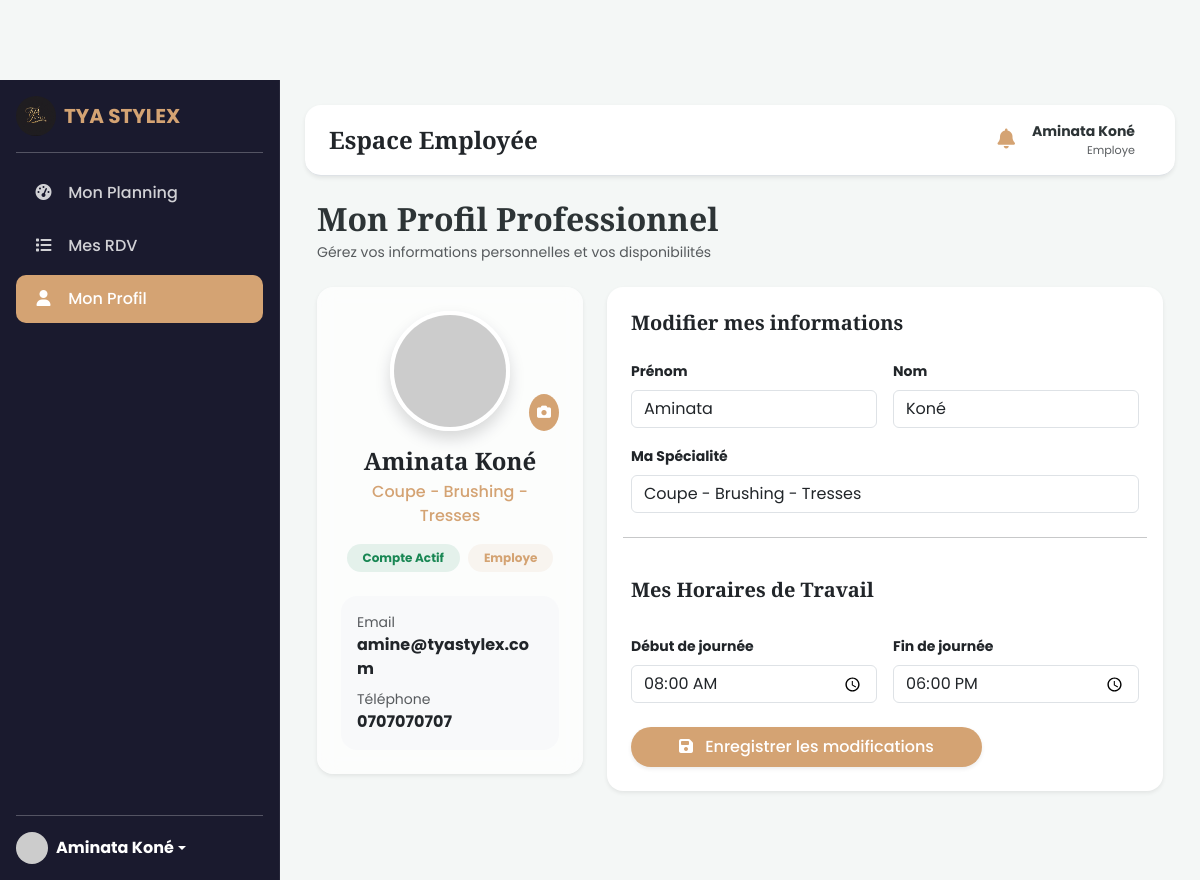
The page /pages/employe/profil.php (signed in) on the database its author committed.
### tables this page shows
CREATE TABLE `employes` (
  `id_employe` int(11) NOT NULL,
  `id_utilisateur` int(11) NOT NULL,
  `specialite` varchar(100) DEFAULT NULL,
  `disponibilite` enum('disponible','occupe','conges','absente') DEFAULT 'disponible',
  `horaire_debut` time DEFAULT '08:00:00',
  `horaire_fin` time DEFAULT '18:00:00',
  `commission` decimal(5,2) DEFAULT 0.00,
  `date_embauche` date DEFAULT NULL
);

CREATE TABLE `utilisateurs` (
  `id_utilisateur` int(11) NOT NULL,
  `nom` varchar(50) NOT NULL,
  `prenom` varchar(50) NOT NULL,
  `email` varchar(100) NOT NULL,
  `mot_de_passe` varchar(255) NOT NULL,
  `telephone` varchar(20) DEFAULT NULL,
  `adresse` text DEFAULT NULL,
  `avatar` varchar(255) DEFAULT NULL,
  `role` enum('client','employe','admin') DEFAULT 'client',
  `statut` enum('actif','inactif','suspendu') DEFAULT 'actif',
  `date_inscription` datetime DEFAULT current_timestamp(),
  `derniere_connexion` datetime DEFAULT NULL
);

### pages/employe/profil.php (the view, shortened to what this page needs)
<?php
require_once dirname(__DIR__, 2) . '/php/config/database.php';
$user_id = $_SESSION['user_id'];
try {
    $stmt = $pdo->prepare("
        SELECT u.*, e.specialite, e.horaire_debut, e.horaire_fin, e.disponibilite
        FROM utilisateurs u
        JOIN employes e ON u.id_utilisateur = e.id_utilisateur
        WHERE u.id_utilisateur = :id
    ");
    $stmt->execute(['id' => $user_id]);
    $user = $stmt->fetch();
} catch(PDOException $e) {
    die("Erreur de chargement du profil");
}
include dirname(__DIR__, 2) . '/includes/header.php';
?>
<div class="container-fluid">
    <div class="mb-4">
        <h2 class="playfair fw-bold mb-1">Mon Profil Professionnel</h2>
        <p class="text-muted small">Gérez vos informations personnelles et vos disponibilités</p>
    </div>
    <div class="row g-4">
        <div class="col-lg-4">
            <div class="card border-0 shadow-sm rounded-4 p-4 text-center glass-card">
                <div class="position-relative d-inline-block mb-3">
                    <?php
                    $avatar = !empty($user['avatar']) ? $user['avatar'] : 'https://ui-avatars.com/api/?name='.urlencode($user['prenom'].'+'.$user['nom']).'&background=d4a373&color=fff';
                    ?>
                    <img src="<?php echo htmlspecialchars($avatar); ?>" alt="Avatar" class="rounded-circle border border-4 border-white shadow" style="width:120px; height:120px; object-fit: cover;">
                    <button class="btn btn-primary btn-sm rounded-circle position-absolute bottom-0 end-0 p-2" title="Changer l'avatar">
                        <i class="fas fa-camera"></i>
                    </button>
                </div>
                <h4 class="fw-bold mb-1"><?php echo htmlspecialchars($user['prenom'] . ' ' . $user['nom']); ?></h4>
                <p class="text-primary fw-medium mb-3"><?php echo htmlspecialchars($user['specialite']); ?></p>
                <div class="d-flex justify-content-center gap-2 mb-4">
                    <span class="badge badge-soft-success rounded-pill px-3 py-2">Compte Actif</span>
                    <span class="badge badge-soft-primary rounded-pill px-3 py-2"><?php echo ucfirst($user['role']); ?></span>
                </div>
                <div class="text-start bg-light p-3 rounded-4">
                    <div class="mb-2">
                        <small class="text-muted d-block">Email</small>
                        <span class="fw-bold"><?php echo htmlspecialchars($user['email']); ?></span>
                    </div>
                    <div>
                        <small class="text-muted d-block">Téléphone</small>
                        <span class="fw-bold"><?php echo htmlspecialchars($user['telephone']); ?></span>
                    </div>
                </div>
            </div>
        </div>
        <div class="col-lg-8">
            <div class="card border-0 shadow-sm rounded-4 p-4 h-100">
                <h5 class="playfair fw-bold mb-4">Modifier mes informations</h5>
                <form action="#" method="POST">
                    <div class="row g-3">
                        <div class="col-md-6">
                            <label class="form-label small fw-bold">Prénom</label>
                            <input type="text" class="form-control" value="<?php echo htmlspecialchars($user['prenom']); ?>">
                        </div>
                        <div class="col-md-6">
                            <label class="form-label small fw-bold">Nom</label>
                            <input type="text" class="form-control" value="<?php echo htmlspecialchars($user['nom']); ?>">
                        </div>
                        <div class="col-md-12">
                            <label class="form-label small fw-bold">Ma Spécialité</label>
                            <input type="text" class="form-control" value="<?php echo htmlspecialchars($user['specialite']); ?>">
                        </div>
                        <hr class="my-4">
                        <h5 class="playfair fw-bold mb-3">Mes Horaires de Travail</h5>
                        <div class="col-md-6">
                            <label class="form-label small fw-bold">Début de journée</label>
                            <input type="time" class="form-control" value="<?php echo $user['horaire_debut']; ?>">
                        </div>
                        <div class="col-md-6">
                            <label class="form-label small fw-bold">Fin de journée</label>
                            <input type="time" class="form-control" value="<?php echo $user['horaire_fin']; ?>">
                        </div>
                        <div class="col-md-12 mt-4">
                            <button type="button" class="btn btn-primary px-5 py-2 rounded-pill shadow-sm">
                                <i class="fas fa-save me-2"></i> Enregistrer les modifications
                            </button>
                        </div>
                    </div>
                </form>
            </div>
        </div>
    </div>
</div>
<?php include dirname(__DIR__, 2) . '/includes/footer.php'; ?>

### assets/css/style.css (style rules this page uses)
:root { --primary-color: #d4a373; --primary-dark: #b88352; --secondary-color: #2c3e50; --dark-bg: #1a1a2e; --light-bg: #f8f9fa; --text-dark: #2d3436; --text-light: #f5f5f5; --transition: all 0.3s ease; --shadow: 0 10px 30px rgba(0, 0, 0, 0.1); --shadow-hover: 0 15px 40px rgba(0, 0, 0, 0.15); }
* { margin: 0; padding: 0; box-sizing: border-box; }
body { font-family: 'Poppins', sans-serif; color: var(--text-dark); overflow-x: hidden; padding-top: 80px; }
h1, h2, h3, h4, h5, h6 { font-family: 'Playfair Display', serif; font-weight: 600; }
.btn-primary { background: var(--primary-color); border: none; padding: 12px 28px; font-weight: 500; transition: var(--transition); }
.glass-card { background: rgba(255, 255, 255, 0.7); backdrop-filter: blur(10px); border: 1px solid rgba(255, 255, 255, 0.3); border-radius: 20px; box-shadow: 0 8px 32px 0 rgba(31, 38, 135, 0.07); }
.badge-soft-success { background: rgba(25, 135, 84, 0.1); color: #198754; }
.badge-soft-primary { background: rgba(212, 163, 115, 0.1); color: var(--primary-color); }

### includes/header.php (style rules this page uses)
body { font-family: 'Poppins', sans-serif; background-color: #f4f7f6; }
h1, h2, h3, h4, h5, h6, .playfair { font-family: 'Playfair Display', serif; }
.card { border: none; border-radius: 15px; box-shadow: 0 4px 20px rgba(0,0,0,0.05); transition: transform 0.3s ease, box-shadow 0.3s ease; }
.btn-primary { background-color: #d4a373; border-color: #d4a373; }

### includes/sidebar.php (style rules this page uses)
.text-primary { color: #d4a373 !important; }

### rows shown on the page
employes: id_utilisateur.nom "Aminata Koné", specialite "Coupe - Brushing - Tresses", id_utilisateur.role "Employe", id_utilisateur.email "amine@tyastylex.com", id_utilisateur.telephone "0707070707", id_utilisateur.prenom "Aminata", id_utilisateur.nom "Koné", horaire_debut "08:00:00", horaire_fin "18:00:00"

### other values the page prints
$_SESSION['user_nom'] "Aminata Koné"
$_SESSION['user_role'] "Employe"
